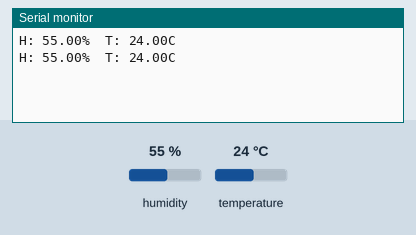
A sketch run on a simulated Arduino Uno, built with avr-gcc and run on an emulated ATmega328P. Parts: the last lines printed to the serial monitor. Inputs (shaded band) come from the test bench; at power-on: humidity 55 %, temperature 24 °C.

Above: at 3.2 s.
3.3 s: humidity set to 22 %
At 5.8 s:
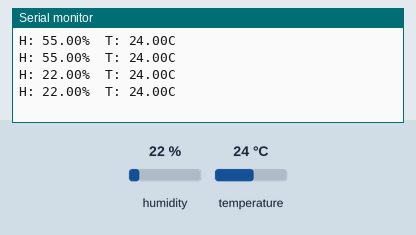
6.0 s: temperature set to 12 °C
At 6.5 s:
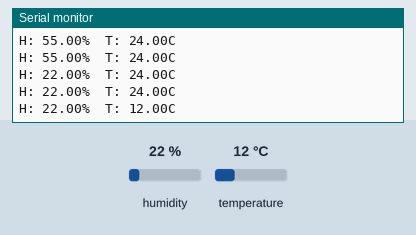
8.7 s: humidity set to 40 %
At 10.0 s:
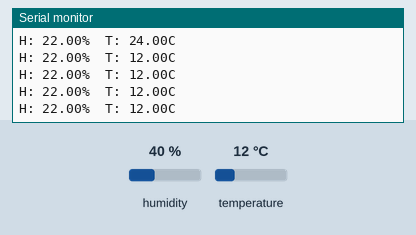
Timing chart, 0 to 11.7 s (numbered marks = the images above; inputs shaded):
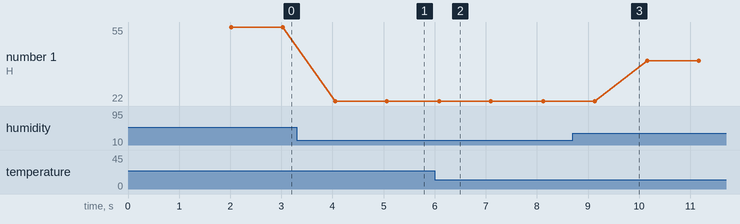

Measured:
- after the input at 3.3 s, the serial monitor: prints a new line after 0.76 s (image 1)
- after the input at 6.0 s, the serial monitor: prints a new line after 0.09 s (image 2)
- plotted number 1: 55 → 22 after the input at 3.3 s, 22 → 40 after the input at 8.7 s

The sketch:

Arduino_File.ino
```cpp
#include "DHT.h"
#include <SoftwareSerial.h> //instead of parenthesis () put angle bracket as YouTube description does not allow angle bracket
#define DHTPIN A0

#define DHTTYPE DHT11

SoftwareSerial espSerial(0,1);
DHT dht(DHTPIN, DHTTYPE);
String str;

void setup(){
Serial.begin(115200);
espSerial.begin(115200);
dht.begin();
delay(2000);
}
void loop()
{
float h = dht.readHumidity();
// Read temperature as Celsius (the default)
float t = dht.readTemperature();
Serial.print("H: ");
Serial.print(h);
Serial.print("% ");
Serial.print(" T: ");
Serial.print(t);
Serial.println("C");
str =String("coming from arduino: ")+String("H= ")+String(h)+String("T= ")+String(t);
espSerial.println(str);
delay(1000);
}
```
